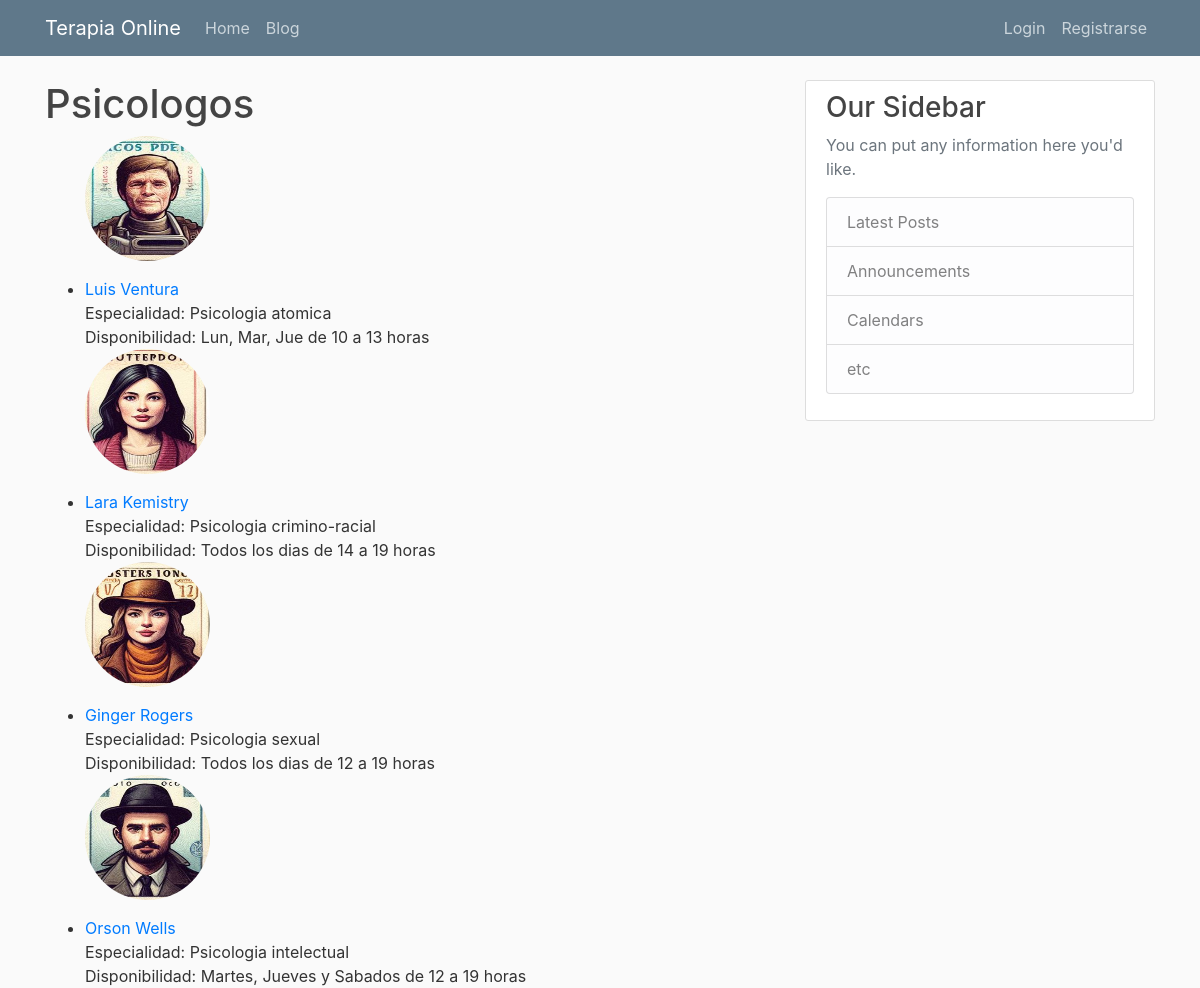
/therapists/, run on an earlier commit of the app's database.
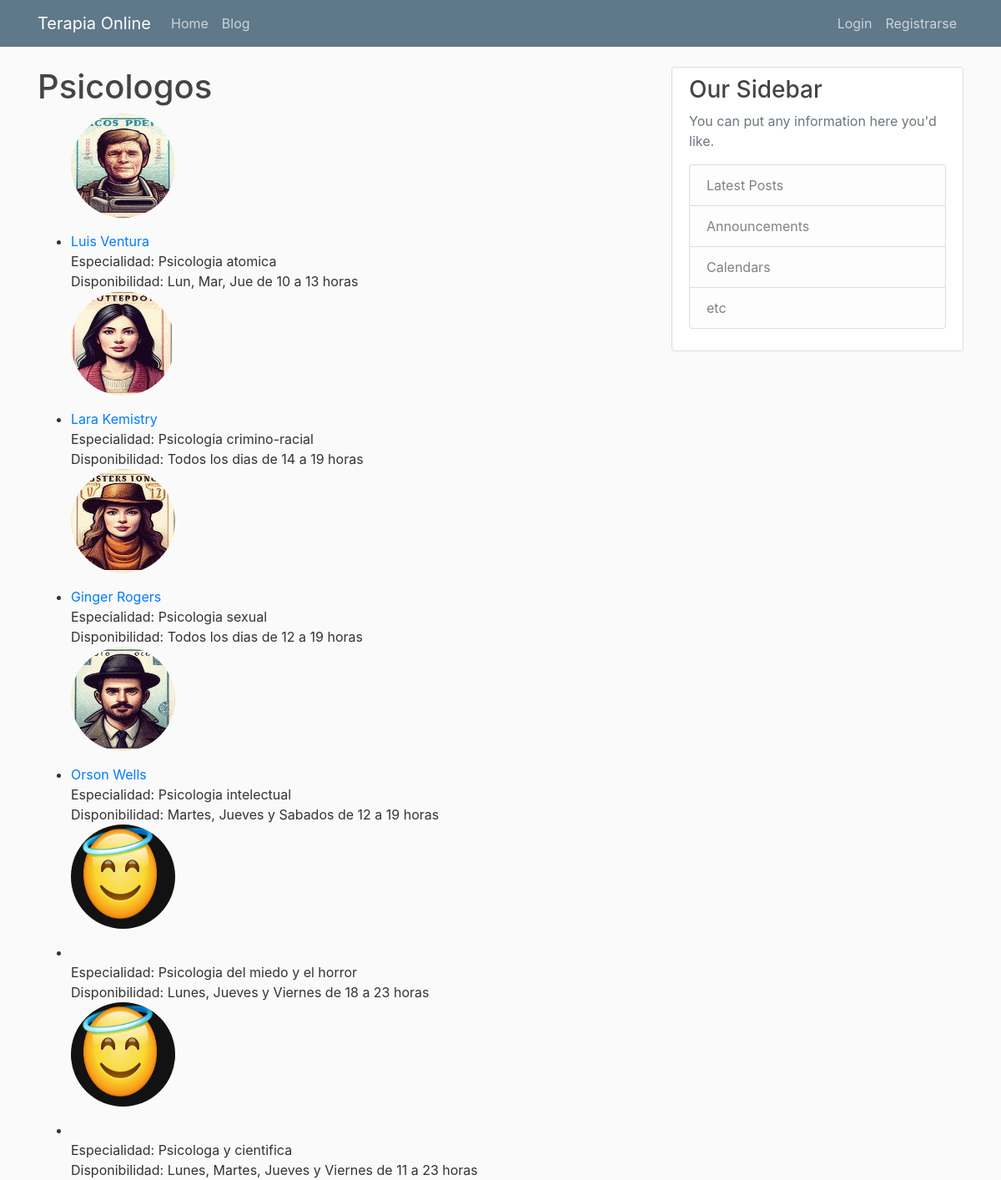
And on a later commit of the database.
### therapists/models.py (models this page shows, shortened)
class Therapist(models.Model):
    user = models.OneToOneField(User, on_delete=models.CASCADE)
    bio = models.TextField()
    speciality = models.CharField(max_length=100)
    availability = models.CharField(max_length=100)
    license_number = models.CharField(max_length=50, null=True, unique=True, blank=True)

### users/models.py (models this page shows, shortened)
class Profile(models.Model):
    user = models.OneToOneField(User, on_delete=models.CASCADE) #Delete profile when user is deleted.
    image = models.ImageField(default='default.jpg', upload_to='profile_pics')

### therapists/views.py (the view)
# urls.py: path('therapists/', views.therapist_list, name='therapist_list'),
def therapist_list(request):
    therapists = Therapist.objects.all()
    return render(request, 'therapists/therapist_list.html', {'terapeutas':therapists})

### therapists/templates/therapists/therapist_list.html
{% extends "main/base.html" %}
{% block contenido %}
    <h1>Psicologos</h1>
    <ul>
        {% for i in terapeutas %}
            <img class='rounded-circle account-img'src="{{ i.user.profile.image.url }}" alt="">
            <li><a href="{% url 'therapists:therapist_detail' i.id %}">{{ i.user.first_name }} {{ i.user.last_name }}</a>
                <br>Especialidad: {{ i.speciality }}
                <br> Disponibilidad: {{ i.availability}}
            </li>
        {% endfor %}
    </ul>
{% endblock contenido %}

What changed in the data, as far as the page shows it:
added Therapist: user.profile.image (placeholder picture), speciality "Psicologia del miedo y el horror", availability "Lunes, Jueves y Viernes de 18 a 23 horas"
added Therapist: user.profile.image (placeholder picture), speciality "Psicologa y cientifica", availability "Lunes, Martes, Jueves y Viernes de 11 a 23 horas"
